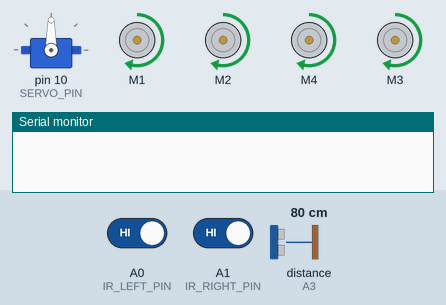
This sketch was run on a simulated Arduino Uno, built with avr-gcc and run on an emulated ATmega328P. On the bench: servo, 4 × DC motor (green arrow = forward, orange = backward, longer = faster), the last lines printed to the serial monitor. Wiring (inferred from the names in the program): ultrasonic range finder: trigger A2; echo A3. Inputs (shaded band) come from the test bench; at power-on: distance to the obstacle (sensor on A3) 80 cm, A0 (IR_LEFT_PIN) HIGH, A1 (IR_RIGHT_PIN) HIGH. The echo pulse lasts 58.3 µs per cm.

Above: at 2.2 s.
2.3 s: distance to the obstacle (sensor on A3) set to 18 cm
3.8 s: distance to the obstacle (sensor on A3) set to 14 cm
At 4.79 s:
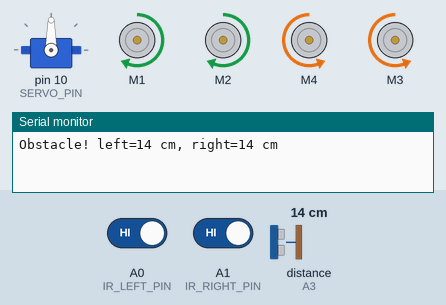
6.8 s: A0 (IR_LEFT_PIN) driven LOW and A1 (IR_RIGHT_PIN) driven LOW
At 7.29 s:
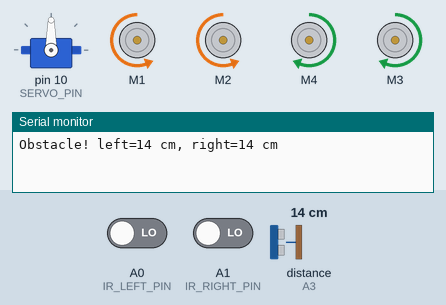
9.8 s: A0 (IR_LEFT_PIN) driven HIGH
At 10.21 s:
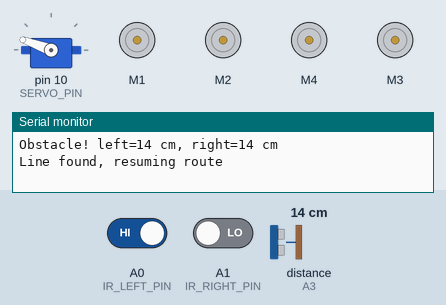
12.8 s: distance to the obstacle (sensor on A3) set to 35 cm
At 14.9 s:
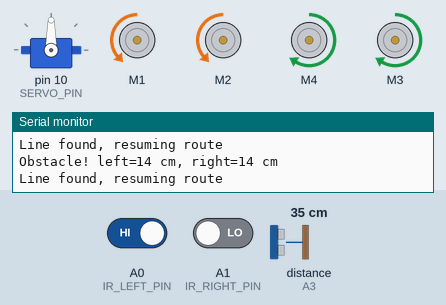
15.4 s: distance to the obstacle (sensor on A3) set to 2 cm
At 16.01 s:
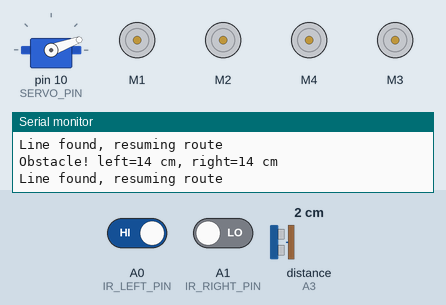
Timing chart, 0 to 19.4 s (numbered marks = the images above; inputs shaded):
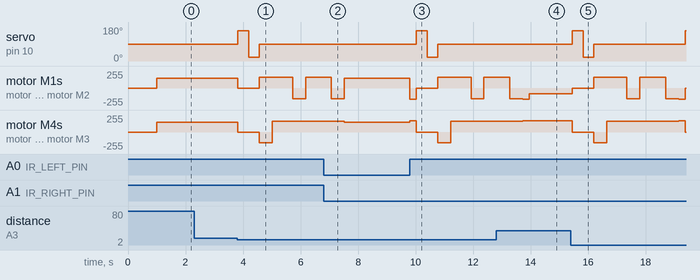

Measured:
- the behaviour switches between 16 and 15 cm on distance to the obstacle (sensor on A3) (found by bisection; images 0 and 1)
- after the input at 2.3 s, every drawn part: stays the same
- after the input at 3.8 s, servo on pin 10 (SERVO_PIN): 90° → 160° at once, → 20° 0.37 s later, → 90° 0.37 s later; motor M1: forward 150/255 → stopped at once, → forward 160/255 0.75 s later, → backward 160/255 1.2 s later, → forward 160/255 0.45 s later
- after the input at 6.8 s, servo on pin 10 (SERVO_PIN): stays 90° (without the input it goes to 160° after 0.95 s)
- after the input at 9.8 s, servo on pin 10 (SERVO_PIN): 90° → 160° after 0.23 s, → 20° 0.37 s later, → 90° 0.37 s later; motor M4, motor M3: forward 150/255 → forward 170/255 at once, → stopped 0.23 s later, → backward 160/255 0.75 s later, → forward 160/255 0.45 s later
- after the input at 12.8 s, servo on pin 10 (SERVO_PIN): stays 90° (without the input it goes to 160° after 1.2 s); motor M4, motor M3: goes on until 13.7 s, then stays forward 170/255
- after the input at 15.4 s, servo on pin 10 (SERVO_PIN): 90° → 160° after 0.05 s, → 20° 0.37 s later, → 90° 0.37 s later, → 160° 3.2 s later; motor M1: backward 85/255 → stopped after 0.05 s, → forward 160/255 0.74 s later, → backward 160/255 1.2 s later, → forward 160/255 0.45 s later, … (7 changes in this stretch)

The sketch:

LineFollower.ino
```cpp
/*
  Line-Following Robot with Obstacle Avoidance
  Author: Prabvir Grewal

  Follows a black-tape line on the floor using two IR sensors. When the
  ultrasonic sensor sees an obstacle on the line, the robot stops, turns the
  servo to look left and right, drives around the obstacle on the clearer
  side, then searches for the line and continues its route.

  Hardware
    - Arduino Uno
    - L293D motor shield (Adafruit Motor Shield v1 compatible)
    - 4x DC gear motors (M1..M4 on the shield)
    - 2x IR line sensors (digital output)
    - HC-SR04 ultrasonic sensor, mounted on a servo
    - SG90 micro servo on the shield's SERVO_1 header (pin 10)

  The motor shield uses digital pins 3, 4, 5, 6, 7, 8, 11 and 12, so the
  sensors are wired to the analog header (A0-A3), used here as digital pins.

  Library: "Adafruit Motor Shield library" (AFMotor) by Adafruit, v1.0.x,
  installed from the Arduino Library Manager. Servo.h ships with the IDE.
*/

#include <AFMotor.h>
#include <Servo.h>

// ---------------- Pins ----------------
const uint8_t IR_LEFT_PIN  = A0;
const uint8_t IR_RIGHT_PIN = A1;
const uint8_t TRIG_PIN     = A2;
const uint8_t ECHO_PIN     = A3;
const uint8_t SERVO_PIN    = 10;   // SERVO_1 header on the shield

// Most IR modules output HIGH over black tape and LOW over a light floor.
// If yours is the other way round, change this to LOW.
const int ON_LINE = HIGH;

// ---------------- Tuning ----------------
const uint8_t  CRUISE_SPEED      = 150;  // 0-255 PWM
const uint8_t  TURN_SPEED        = 170;
const uint8_t  AVOID_SPEED       = 160;
const uint16_t OBSTACLE_CM       = 15;   // stop if something is closer than this
const uint16_t AVOID_TURN_MS     = 450;  // time for roughly a 45 degree pivot
const uint16_t AVOID_SIDE_MS     = 700;  // drive sideways past the obstacle
const uint16_t AVOID_PASS_MS     = 900;  // drive alongside the obstacle
const uint16_t LINE_SEARCH_MS    = 2500; // give up searching after this long

// Servo angles for the ultrasonic "head"
const uint8_t LOOK_LEFT   = 160;
const uint8_t LOOK_CENTER = 90;
const uint8_t LOOK_RIGHT  = 20;

// ---------------- Hardware objects ----------------
// M1 = front left, M2 = rear left, M3 = rear right, M4 = front right.
// Swap these if your wiring differs.
AF_DCMotor frontLeft(1);
AF_DCMotor rearLeft(2);
AF_DCMotor rearRight(3);
AF_DCMotor frontRight(4);
Servo head;

enum State { FOLLOW_LINE, AVOID_OBSTACLE, FIND_LINE };
State state = FOLLOW_LINE;

// Which way the robot last saw the line, used to recover if both sensors lose it.
enum Side { NONE, LEFT_SIDE, RIGHT_SIDE };
Side lastSeen = NONE;

// ---------------- Motor helpers ----------------
// Drive each side of the robot. Positive = forward, negative = backward.
void setSide(AF_DCMotor &a, AF_DCMotor &b, int speed) {
  uint8_t dir = speed >= 0 ? FORWARD : BACKWARD;
  uint8_t pwm = constrain(abs(speed), 0, 255);
  a.setSpeed(pwm); b.setSpeed(pwm);
  a.run(dir);      b.run(dir);
}

void drive(int left, int right) {
  setSide(frontLeft, rearLeft, left);
  setSide(frontRight, rearRight, right);
}

void stopMotors() {
  frontLeft.run(RELEASE); rearLeft.run(RELEASE);
  frontRight.run(RELEASE); rearRight.run(RELEASE);
}

// ---------------- Sensor helpers ----------------
bool leftOnLine()  { return digitalRead(IR_LEFT_PIN)  == ON_LINE; }
bool rightOnLine() { return digitalRead(IR_RIGHT_PIN) == ON_LINE; }

// Returns distance in cm, or 999 if nothing echoes back within ~4 m.
uint16_t readDistanceCm() {
  digitalWrite(TRIG_PIN, LOW);
  delayMicroseconds(2);
  digitalWrite(TRIG_PIN, HIGH);
  delayMicroseconds(10);
  digitalWrite(TRIG_PIN, LOW);
  unsigned long us = pulseIn(ECHO_PIN, HIGH, 25000UL);
  if (us == 0) return 999;
  return us / 58;  // speed of sound: ~58 us per cm, round trip
}

// Median of 3 readings filters out single bad echoes.
uint16_t distanceFiltered() {
  uint16_t a = readDistanceCm(); delay(10);
  uint16_t b = readDistanceCm(); delay(10);
  uint16_t c = readDistanceCm();
  if (a > b) { uint16_t t = a; a = b; b = t; }
  if (b > c) { uint16_t t = b; b = c; c = t; }
  if (a > b) { uint16_t t = a; a = b; b = t; }
  return b;
}

uint16_t lookAt(uint8_t angle) {
  head.write(angle);
  delay(350);  // let the servo settle before measuring
  return distanceFiltered();
}

// ---------------- Behaviours ----------------
void followLine() {
  bool l = leftOnLine();
  bool r = rightOnLine();

  if (!l && !r) {
    // Line is between the sensors: go straight.
    drive(CRUISE_SPEED, CRUISE_SPEED);
  } else if (l && !r) {
    // Line drifted under the left sensor: steer left.
    drive(-TURN_SPEED / 2, TURN_SPEED);
    lastSeen = LEFT_SIDE;
  } else if (!l && r) {
    drive(TURN_SPEED, -TURN_SPEED / 2);
    lastSeen = RIGHT_SIDE;
  } else {
    // Both on black: a crossing or a thick section. Keep going straight.
    drive(CRUISE_SPEED, CRUISE_SPEED);
  }
}

void avoidObstacle() {
  stopMotors();
  uint16_t left  = lookAt(LOOK_LEFT);
  uint16_t right = lookAt(LOOK_RIGHT);
  head.write(LOOK_CENTER);

  Serial.print(F("Obstacle! left=")); Serial.print(left);
  Serial.print(F(" cm, right=")); Serial.print(right); Serial.println(F(" cm"));

  // Go around on whichever side has more room.
  int s = (right >= left) ? 1 : -1;   // +1 = pass on the right, -1 = left

  drive(AVOID_SPEED * s, -AVOID_SPEED * s);  delay(AVOID_TURN_MS);   // turn away
  drive(AVOID_SPEED, AVOID_SPEED);           delay(AVOID_SIDE_MS);   // move off the line
  drive(-AVOID_SPEED * s, AVOID_SPEED * s);  delay(AVOID_TURN_MS);   // straighten up
  drive(AVOID_SPEED, AVOID_SPEED);           delay(AVOID_PASS_MS);   // pass the obstacle
  drive(-AVOID_SPEED * s, AVOID_SPEED * s);  delay(AVOID_TURN_MS);   // angle back toward the line
  stopMotors();

  lastSeen = (s == 1) ? LEFT_SIDE : RIGHT_SIDE;  // line is now on the opposite side
  state = FIND_LINE;
}

void findLine() {
  unsigned long start = millis();
  drive(CRUISE_SPEED, CRUISE_SPEED);
  while (millis() - start < LINE_SEARCH_MS) {
    if (leftOnLine() || rightOnLine()) {
      // Turn back onto the line in the direction we came from.
      if (lastSeen == LEFT_SIDE) drive(-TURN_SPEED, TURN_SPEED);
      else                       drive(TURN_SPEED, -TURN_SPEED);
      delay(AVOID_TURN_MS / 2);
      state = FOLLOW_LINE;
      Serial.println(F("Line found, resuming route"));
      return;
    }
  }
  // Could not find the line: stop safely instead of wandering off.
  stopMotors();
  Serial.println(F("Line lost, stopped"));
  while (true) { delay(1000); }
}

// ---------------- Setup / loop ----------------
void setup() {
  Serial.begin(9600);
  pinMode(IR_LEFT_PIN, INPUT);
  pinMode(IR_RIGHT_PIN, INPUT);
  pinMode(TRIG_PIN, OUTPUT);
  pinMode(ECHO_PIN, INPUT);

  head.attach(SERVO_PIN);
  head.write(LOOK_CENTER);
  stopMotors();
  delay(1000);  // time to put the robot on the line
}

void loop() {
  switch (state) {
    case FOLLOW_LINE: {
      // Ping only every 60 ms: a ping can block for up to 25 ms, and the
      // line sensors need to be read as often as possible.
      static unsigned long lastPing = 0;
      if (millis() - lastPing >= 60) {
        lastPing = millis();
        if (readDistanceCm() < OBSTACLE_CM) {
          state = AVOID_OBSTACLE;
          break;
        }
      }
      followLine();
      break;
    }
    case AVOID_OBSTACLE:
      avoidObstacle();
      break;
    case FIND_LINE:
      findLine();
      break;
  }
}
```
